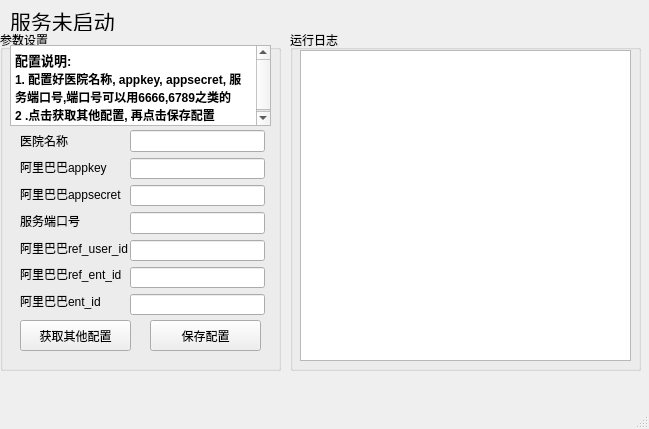
<?xml version="1.0" encoding="UTF-8"?>
<ui version="4.0">
 <class>MainWindow</class>
 <widget class="QMainWindow" name="MainWindow">
  <property name="geometry">
   <rect>
    <x>0</x>
    <y>0</y>
    <width>649</width>
    <height>429</height>
   </rect>
  </property>
  <property name="windowTitle">
   <string>阿里巴巴码上放心</string>
  </property>
  <widget class="QWidget" name="centralwidget">
   <widget class="QGroupBox" name="groupBox">
    <property name="geometry">
     <rect>
      <x>0</x>
      <y>30</y>
      <width>281</width>
      <height>341</height>
     </rect>
    </property>
    <property name="title">
     <string>参数设置</string>
    </property>
    <widget class="QPushButton" name="btn_get_config">
     <property name="enabled">
      <bool>true</bool>
     </property>
     <property name="geometry">
      <rect>
       <x>20</x>
       <y>290</y>
       <width>111</width>
       <height>31</height>
      </rect>
     </property>
     <property name="text">
      <string>获取其他配置</string>
     </property>
    </widget>
    <widget class="QPushButton" name="btn_start">
     <property name="geometry">
      <rect>
       <x>150</x>
       <y>290</y>
       <width>111</width>
       <height>31</height>
      </rect>
     </property>
     <property name="text">
      <string>保存配置</string>
     </property>
    </widget>
    <widget class="QLabel" name="label_23">
     <property name="geometry">
      <rect>
       <x>30</x>
       <y>230</y>
       <width>491</width>
       <height>16</height>
      </rect>
     </property>
     <property name="text">
      <string/>
     </property>
    </widget>
    <widget class="QWidget" name="layoutWidget">
     <property name="geometry">
      <rect>
       <x>130</x>
       <y>100</y>
       <width>135</width>
       <height>185</height>
      </rect>
     </property>
     <layout class="QVBoxLayout" name="verticalLayout">
      <item>
       <widget class="QLineEdit" name="edt_name"/>
      </item>
      <item>
       <widget class="QLineEdit" name="edt_key"/>
      </item>
      <item>
       <widget class="QLineEdit" name="edt_secret"/>
      </item>
      <item>
       <widget class="QLineEdit" name="edt_port"/>
      </item>
      <item>
       <widget class="QLineEdit" name="edt_user"/>
      </item>
      <item>
       <widget class="QLineEdit" name="edt_ent"/>
      </item>
      <item>
       <widget class="QLineEdit" name="edt_id"/>
      </item>
     </layout>
    </widget>
    <widget class="QWidget" name="layoutWidget">
     <property name="geometry">
      <rect>
       <x>20</x>
       <y>100</y>
       <width>112</width>
       <height>181</height>
      </rect>
     </property>
     <layout class="QVBoxLayout" name="verticalLayout_2">
      <item>
       <widget class="QLabel" name="label_21">
        <property name="text">
         <string>医院名称</string>
        </property>
       </widget>
      </item>
      <item>
       <widget class="QLabel" name="label">
        <property name="text">
         <string>阿里巴巴appkey</string>
        </property>
       </widget>
      </item>
      <item>
       <widget class="QLabel" name="label_2">
        <property name="text">
         <string>阿里巴巴appsecret</string>
        </property>
       </widget>
      </item>
      <item>
       <widget class="QLabel" name="label_22">
        <property name="text">
         <string>服务端口号</string>
        </property>
       </widget>
      </item>
      <item>
       <widget class="QLabel" name="label_3">
        <property name="text">
         <string>阿里巴巴ref_user_id</string>
        </property>
       </widget>
      </item>
      <item>
       <widget class="QLabel" name="label_4">
        <property name="text">
         <string>阿里巴巴ref_ent_id</string>
        </property>
       </widget>
      </item>
      <item>
       <widget class="QLabel" name="label_5">
        <property name="text">
         <string>阿里巴巴ent_id</string>
        </property>
       </widget>
      </item>
     </layout>
    </widget>
    <widget class="QTextBrowser" name="textBrowser">
     <property name="geometry">
      <rect>
       <x>10</x>
       <y>15</y>
       <width>261</width>
       <height>81</height>
      </rect>
     </property>
     <property name="html">
      <string>&lt;!DOCTYPE HTML PUBLIC &quot;-//W3C//DTD HTML 4.0//EN&quot; &quot;http://www.w3.org/TR/REC-html40/strict.dtd&quot;&gt;
&lt;html&gt;&lt;head&gt;&lt;meta name=&quot;qrichtext&quot; content=&quot;1&quot; /&gt;&lt;meta charset=&quot;utf-8&quot; /&gt;&lt;style type=&quot;text/css&quot;&gt;
p, li { white-space: pre-wrap; }
hr { height: 1px; border-width: 0; }
li.unchecked::marker { content: &quot;\2610&quot;; }
li.checked::marker { content: &quot;\2612&quot;; }
&lt;/style&gt;&lt;/head&gt;&lt;body style=&quot; font-family:'Microsoft YaHei UI'; font-size:9pt; font-weight:400; font-style:normal;&quot;&gt;
&lt;p style=&quot; margin-top:0px; margin-bottom:0px; margin-left:0px; margin-right:0px; -qt-block-indent:0; text-indent:0px;&quot;&gt;&lt;span style=&quot; font-size:10pt; font-weight:700;&quot;&gt;配置说明:&lt;/span&gt;&lt;/p&gt;
&lt;p style=&quot; margin-top:0px; margin-bottom:0px; margin-left:0px; margin-right:0px; -qt-block-indent:0; text-indent:0px;&quot;&gt;&lt;span style=&quot; font-weight:700;&quot;&gt;1. 配置好医院名称, appkey, appsecret, 服务端口号,端口号可以用6666,6789之类的&lt;/span&gt;&lt;/p&gt;
&lt;p style=&quot; margin-top:0px; margin-bottom:0px; margin-left:0px; margin-right:0px; -qt-block-indent:0; text-indent:0px;&quot;&gt;&lt;span style=&quot; font-weight:700;&quot;&gt;2 .点击获取其他配置, 再点击保存配置&lt;/span&gt;&lt;/p&gt;&lt;/body&gt;&lt;/html&gt;</string>
     </property>
    </widget>
   </widget>
   <widget class="QLabel" name="lbl_status">
    <property name="geometry">
     <rect>
      <x>10</x>
      <y>10</y>
      <width>211</width>
      <height>21</height>
     </rect>
    </property>
    <property name="font">
     <font>
      <family>新宋体</family>
      <pointsize>16</pointsize>
     </font>
    </property>
    <property name="text">
     <string>服务未启动</string>
    </property>
   </widget>
   <widget class="QGroupBox" name="groupBox_2">
    <property name="geometry">
     <rect>
      <x>290</x>
      <y>30</y>
      <width>351</width>
      <height>341</height>
     </rect>
    </property>
    <property name="sizePolicy">
     <sizepolicy hsizetype="Preferred" vsizetype="Preferred">
      <horstretch>0</horstretch>
      <verstretch>0</verstretch>
     </sizepolicy>
    </property>
    <property name="title">
     <string>运行日志</string>
    </property>
    <widget class="QPlainTextEdit" name="edt_log">
     <property name="geometry">
      <rect>
       <x>10</x>
       <y>20</y>
       <width>331</width>
       <height>311</height>
      </rect>
     </property>
    </widget>
   </widget>
  </widget>
  <widget class="QMenuBar" name="menubar">
   <property name="geometry">
    <rect>
     <x>0</x>
     <y>0</y>
     <width>649</width>
     <height>33</height>
    </rect>
   </property>
  </widget>
  <widget class="QStatusBar" name="statusbar"/>
 </widget>
 <resources/>
 <connections/>
</ui>
